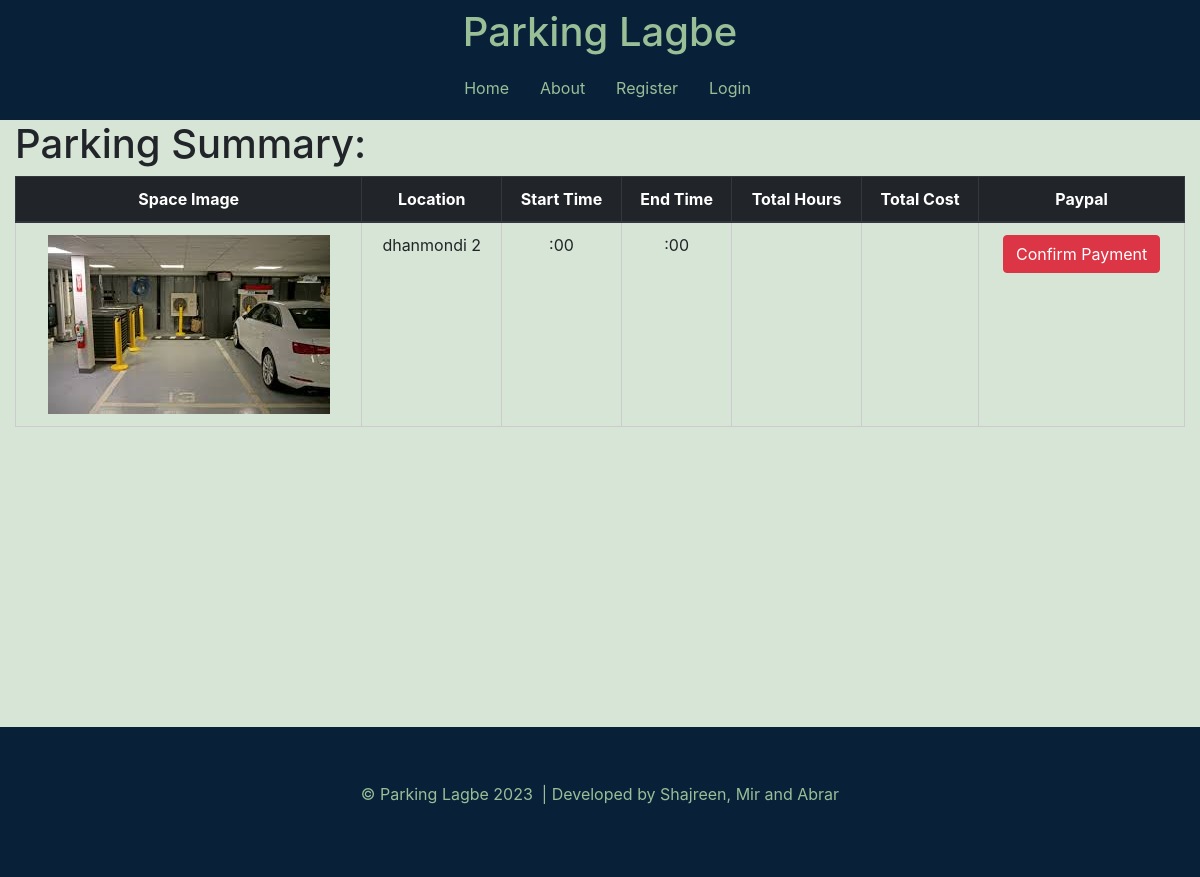
/PHP/payment.php?pid=18, run on the app's committed database.
### tables this page shows
CREATE TABLE `parkingspotdetails` (
  `PID` int(11) NOT NULL,
  `UID` int(11) NOT NULL,
  `Plocation` varchar(30) NOT NULL,
  `Pcoordinate` point NOT NULL,
  `Pphoto` text NOT NULL,
  `Psize` varchar(20) NOT NULL,
  `Costhour` float NOT NULL,
  `Security` varchar(40) NOT NULL,
  `Others` varchar(60) NOT NULL
);

### PHP/payment.php (the view, shortened to what this page needs)
<?php
require_once "connect.php";
?>
<html lang="en">
<head>
  <link rel="stylesheet" type="text/css" href="../css/payment.css" />
  <link rel="stylesheet" href="https://cdn.jsdelivr.net/npm/bootstrap@4.1.3/dist/css/bootstrap.min.css"
 />
</head>
<body>
  <?php
  if(isset($_SESSION["username"]))
  {
    $user= $_SESSION["username"];
    echo '<nav class="navbar navbar-expand-lg navbar-light ">';
    echo '    <a class="navbar-brand" href="home.php">';
    echo '      <h1>Parking Lagbe</h1>';
    echo '    </a>';
    echo '    <button class="navbar-toggler btn-btn-success" type="button" data-toggle="collapse"';
    echo '      data-target="#navbarSupportedContent" aria-controls="navbarSupportedContent" aria-expanded="false"';
    echo '      aria-label="Toggle navigation">';
    echo '      <span class="navbar-toggler-icon"></span>';
    echo '    </button>';
    echo '    <div class="collapse navbar-collapse" id="navbarSupportedContent">';
    echo '      <ul class="navbar-nav">';
    echo '        <li class="nav-item active">';
    echo "          <a class='nav-link' href='userprofile.php'> $user <span class='sr-only'>(current)</span></a>";
    echo '        </li>';
    echo '        <li class="nav-item active">';
    echo '          <a class="nav-link" href="home.php">Home <span class="sr-only">(current)</span></a>';
    echo '        </li>';
    echo '        <li class="nav-item">';
    echo '          <a class="nav-link" href="about.php">About</a>';
    echo '        </li>';
    echo '        <li class="nav-item">';
    echo '          <a class="nav-link" href="logout.php">Logout</a>';
    echo '        </li>';
    echo '      </ul>';
    echo '    </div>';
    echo '  </nav>';
  }
  else{
echo '<nav class="navbar navbar-expand-lg navbar-light ">';
echo '    <a class="navbar-brand" href="home.php">';
echo '      <h1>Parking Lagbe</h1>';
echo '    </a>';
echo '    <div class="collapse navbar-collapse" id="navbarSupportedContent">';
echo '      <ul class="navbar-nav">';
echo '        <li class="nav-item active">';
echo '          <a class="nav-link" href="home.php">Home <span class="sr-only">(current)</span></a>';
echo '        </li>';
echo '        <li class="nav-item">';
echo '          <a class="nav-link" href="about.php">About</a>';
echo '        </li>';
echo '        <li class="nav-item">';
echo '          <a class="nav-link" href="register.php">Register</a>';
echo '        </li>';
echo '        <li class="nav-item">';
echo '          <a class="nav-link" href="login.php">Login</a>';
echo '        </li>';
echo '      </ul>';
echo '    </div>';
echo '  </nav>';
  }
  ?>
  <?php
      $pid=$_GET['pid'];
      $start=$_GET['start'];
      $end=$_GET['end'];
      $totalhrs=$_GET['hour'];
      $totalcost=$_GET['cost'];
      $sql="SELECT * FROM `parkingspotdetails` WHERE PID='$pid'";
      $result=mysqli_query($conn,$sql);
      $row=mysqli_fetch_assoc($result);
      $location=$row['Plocation'];
      $photo=$row['Pphoto'];
    ?>
 <?php
 echo "<form method='post'>";
 echo "<div class=\"container-fluid\">";
 echo "    <div>";
 echo "      <h1>Parking Summary:</h1>";
 echo "    </div>";
 echo "    <div class=\"table-responsive-md\">";
 echo "      <table class=\"table\">";
 echo "        <thead class=\"thead-dark\">";
 echo "          <tr>";
 echo "            <th scope=\"col\">Space Image</th>";
 echo "            <th scope=\"col\">Location</th>";
 echo "            <th scope=\"col\">Start Time</th>";
 echo "            <th scope=\"col\">End Time</th>";
 echo "            <th scope=\"col\">Total Hours</th>";
 echo "            <th scope=\"col\">Total Cost</th>";
 echo "            <th scope=\"col\">Paypal</th>";
 echo "          </tr>";
 echo "        </thead>";
 echo "        <tbody>";
 echo "          <tr>";
 echo "            <th scope=\"row\">  <img src='$photo' alt=\"\"> </th>";
 echo "            <td>$location</td>";
 if($start=="10" || $start=="20"){
  $strim=rtrim($start, '0');
  $strim=$strim.'0';
  }else{
    $strim=rtrim($start, '0');
  }
  if($end=="10" || $end=="20"){
    $etrim=rtrim($end, '0');
    $etrim=$etrim.'0';
  }
  else{
    $etrim=rtrim($end, '0');
  }
 echo "            <td>$strim:00</td>";
 echo "            <td>$etrim:00</td>";
 echo "            <td>$totalhrs</td>";
 echo "            <td>$totalcost</td>";
 echo "            <td><button type=\"submit\" name=\"submit\" class=\"btn btn-danger\">Confirm Payment</button></td>";
 echo "          </tr>";
 echo "        </tbody>";
 echo "      </table>";
 echo "    </div>";
 echo "  </div>";
 echo "</form>";
 ?>
  <footer class="myfoot">
    <p>
      ©&nbsp;Parking Lagbe 2023 &nbsp;| Developed by Shajreen, Mir and Abrar
    </p>
  </footer>
</body>
</html>

### Css/payment.css (style rules this page uses)
body { background-color: rgba(153, 191, 151, 0.4) !important; }
nav { display: block; background-color: #092039 !important; }
.nav-link { color: rgba(153, 191, 151, 1) !important; }
.navbar-brand { color: rgba(153, 191, 151, 1) !important; }
.myfoot { color: rgba(153, 191, 151, 1); margin-top: 300px !important; background-color: #092039; display: flex; justify-content: center; height: 150px; align-items: center; }
@media (min-width: 992px) { nav.navbar.navbar-expand-lg.navbar-light { flex-direction: column; height: 120px; } }
@media (min-width: 992px) { li { padding-left: 15px; } }
@media (min-width: 992px) { .nav-link { color: rgba(153, 191, 151, 1) !important; } }
@media (min-width: 992px) { .navbar-brand { color: rgba(153, 191, 151, 1) !important; margin: 0 !important; padding: 0 !important; } }
@media (min-width: 992px) { .myfoot { color: rgba(153, 191, 151, 1); margin-top: 300px; background-color: #092039; display: flex; justify-content: center; height: 150px; align-items: center; } }
@media (min-width: 992px) { td { padding: 10px; } }
@media (min-width: 992px) { table { width: 100%; border-collapse: collapse; } }
@media (min-width: 992px) { table, th, td { border: 1px solid #ccc; padding: 8px; text-align: center; } }
@media (min-width: 597px) { .myfoot { color: rgba(153, 191, 151, 1); margin-top: 50px; background-color: #092039; display: flex; justify-content: center; height: 150px; align-items: center; } }

### data on the page
parkingspotdetails: Pphoto (picture), Plocation "dhanmondi 2"
